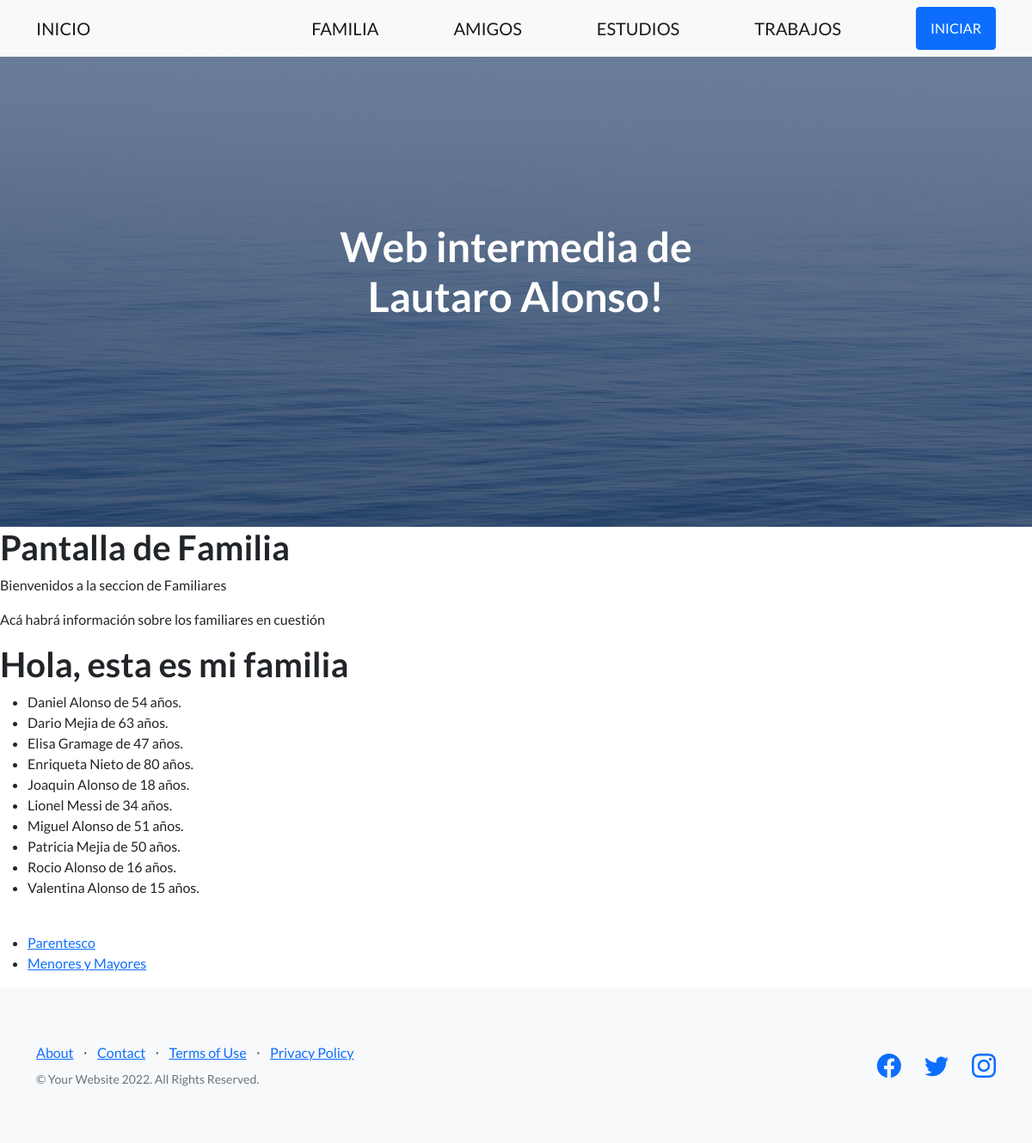
Page /app-familia/familiares/ on the earlier database version.
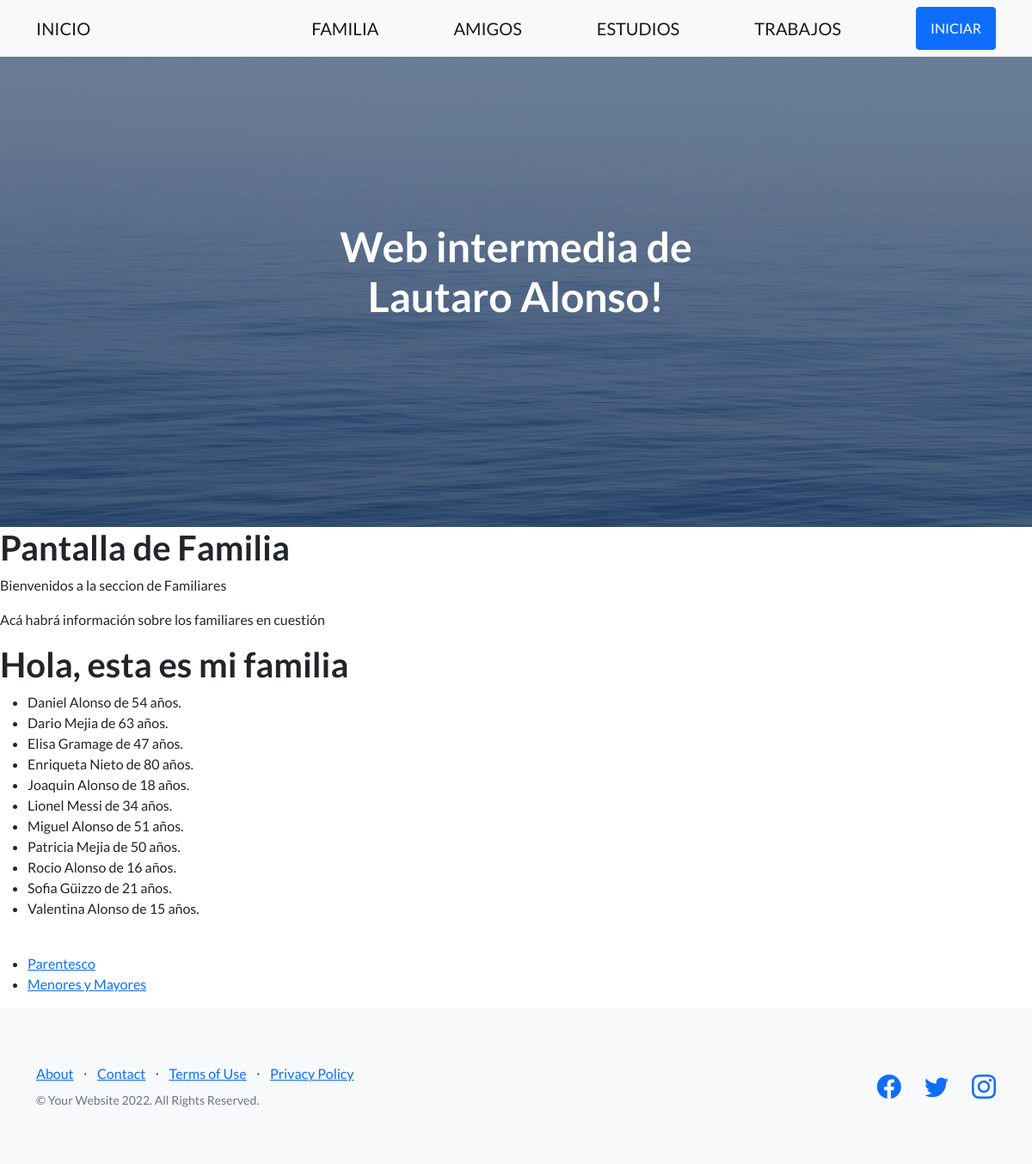
Same page on the later database version.
### app_Familia/models.py (models this page shows, shortened)
class Familiar(models.Model):
    nombre = models.CharField(max_length=50)
    apellido = models.CharField(max_length=50)
    edad = models.IntegerField()
    parentesco = models.CharField(max_length=50)
    class Meta():
        verbose_name = 'family'
        verbose_name_plural = 'My familys'
        ordering = ('nombre', '-edad')
        unique_together = ('nombre', 'apellido')

### app_Familia/views.py (the view)
# urls.py: path('app-familia/', include('app_Familia.urls')),
def familia(self):
    plantilla = loader.get_template("familiares.html")
    documento = plantilla.render({"familia": Familiar.objects.all()})
    return HttpResponse(documento)

### app_Familia/templates/familiares.html
{% extends 'padre.html' %}
{% block bloqueQueCambia %}
    <h1>Pantalla de Familia</h1>
    <p>Bienvenidos a la seccion de Familiares</p>
    <p>Acá habrá información sobre los familiares en cuestión</p>
    <h1>Hola, esta es mi familia</h1>
    <ul>
        {% for familiar in familia %}
            <li>{{familiar.nombre}} {{familiar.apellido}} de {{familiar.edad}} años.</li>
        {% endfor %}
    </ul>
    <br>
    <ul>
        <li>
            <a href="{% url 'Parentesco' %}">Parentesco</a>
        </li>
        <li>
            <a href="{% url 'Menor-y-mayor' %}">Menores y Mayores</a>
        </li>
    </ul>
{% endblock bloqueQueCambia %}

Differences in the rows shown:
added Familiar: nombre "Sofia", apellido "Güizzo", edad "21"
